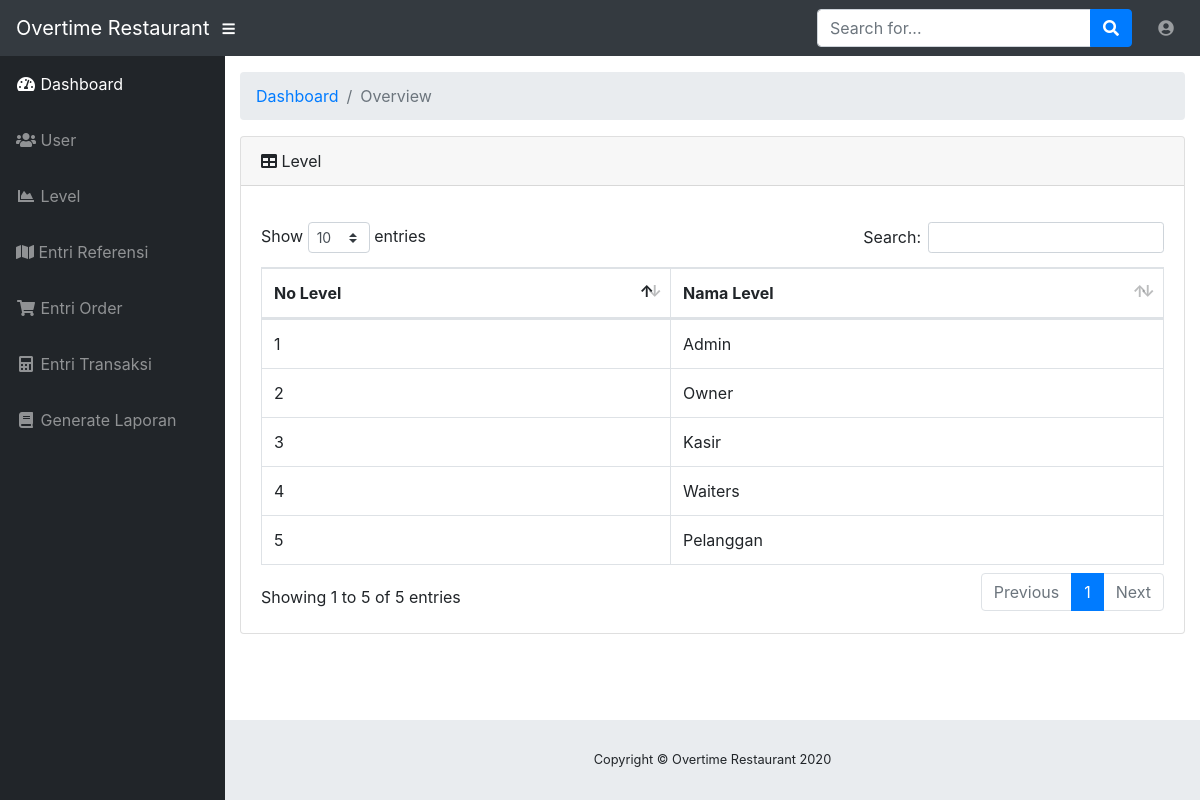
Screenshot of /admin/level.php with the database file from the repository.
### tables this page shows
CREATE TABLE `level` (
  `id_level` int(11) NOT NULL,
  `nama_level` varchar(60) NOT NULL
);

### admin/level.php (the view)
<?php
include "admin.php";
include "../config.php";
$result = mysqli_query($dbconnect,"SELECT * FROM level ORDER BY id_level DESC");
?>
        <div class="card mb-3">
          <div class="card-header">
            <i class="fas fa-table"></i>
            Level</div>
          <div class="card-body">
            <div class="table-responsive">
              <table class="table table-bordered" id="dataTable" width="100%" cellspacing="0">
                <div class="col-md-6 mb-3">
                <thead>
                  <tr>
                    <th>No Level</th>
                    <th>Nama Level</th>
                </thead>
			<?php while ($data =mysqli_fetch_assoc($result)): ?>
				<tr>
					<td><?= $data['id_level']; ?></td>
					<td><?= $data['nama_level']; ?></td>
				</tr>
			<?php endwhile; ?>
		</div>
              </table>
            </div>
          </div>
        </div>
      </div>
<?php include "../footer.php"; ?>

### admin/admin.php (shortened to what this page needs)
<!DOCTYPE html>
<html lang="en">
<head>
  <link href="../vendor/fontawesome-free/css/all.min.css" rel="stylesheet" type="text/css">
  <link href="../vendor/datatables/dataTables.bootstrap4.css" rel="stylesheet">
  <link href="../css/sb-admin.css" rel="stylesheet">
</head>
<body id="page-top">
  <nav class="navbar navbar-expand navbar-dark bg-dark static-top">
    <a class="navbar-brand mr-1" href="index.html">Overtime Restaurant</a>
    <button class="btn btn-link btn-sm text-white order-1 order-sm-0" id="sidebarToggle" href="#">
      <i class="fas fa-bars"></i>
    </button>
    <form class="d-none d-md-inline-block form-inline ml-auto mr-0 mr-md-3 my-2 my-md-0">
      <div class="input-group">
        <input type="text" class="form-control" placeholder="Search for..." aria-label="Search" aria-describedby="basic-addon2">
        <div class="input-group-append">
          <button class="btn btn-primary" type="button">
            <i class="fas fa-search"></i>
          </button>
        </div>
      </div>
    </form>
    <ul class="navbar-nav ml-auto ml-md-0">
      <li class="nav-item dropdown no-arrow">
        <a class="nav-link dropdown-toggle" href="#" id="userDropdown" role="button" data-toggle="dropdown" aria-haspopup="true" aria-expanded="false">
          <i class="fas fa-user-circle fa-fw"></i>
        </a>
      </li>
    </ul>
  </nav>
  <div id="wrapper">
    <ul class="sidebar navbar-nav">
      <li class="nav-item active">
        <a class="nav-link" href="#">
          <i class="fas fa-fw fa-tachometer-alt"></i>
          <span>Dashboard</span>
        </a>
      </li>
      <li class="nav-item">
        <a class="nav-link" href="user.php">
          <i class="fas fa-fw fa-users"></i>
          <span>User</span></a>
      </li>
      <li class="nav-item">
        <a class="nav-link" href="level.php">
          <i class="fas fa-fw fa-chart-area"></i>
          <span>Level</span></a>
      </li>
      <li class="nav-item">
        <a class="nav-link" href="entrireferensi.php">
          <i class="fa fa-map"></i>
          <span>Entri Referensi</span></a>
      </li>
      <li class="nav-item">
        <a class="nav-link" href="entriorder.php">
          <i class="fas fa-fw fa-shopping-cart"></i>
          <span>Entri Order</span></a>
      </li>
      <li class="nav-item">
        <a class="nav-link" href="#">
          <i class="fas fa-fw fa-calculator"></i>
          <span>Entri Transaksi</span></a>
      </li>
      <li class="nav-item">
        <a class="nav-link" href="#">
          <i class="fas fa-fw fa-book"></i>
          <span>Generate Laporan</span></a>
      </li>
    </ul>
    <div id="content-wrapper">
      <div class="container-fluid">
        <ol class="breadcrumb">
          <li class="breadcrumb-item">
            <a href="#">Dashboard</a>
          </li>
          <li class="breadcrumb-item active">Overview</li>
        </ol>

### footer.php (shortened to what this page needs)
      <footer class="sticky-footer">
        <div class="container my-auto">
          <div class="copyright text-center my-auto">
            <span>Copyright © Overtime Restaurant 2020</span>
          </div>
        </div>
      </footer>
    </div>
  </div>
</body>
</html>

### rows the page displays
level: id_level "5", nama_level "Pelanggan"
level: id_level "4", nama_level "Waiters"
level: id_level "3", nama_level "Kasir"
level: id_level "2", nama_level "Owner"
level: id_level "1", nama_level "Admin"
